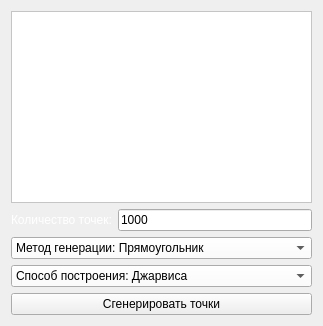
      <widget class="QWidget" name="tab_3">
       <attribute name="title">
        <string>Выпуклая оболочка</string>
       </attribute>
       <layout class="QVBoxLayout" name="verticalLayout_4">
        <item>
         <widget class="MyGraphicsView" name="ShellView_graphicsView">
          <property name="palette">
           <palette>
            <active>
             <colorrole role="WindowText">
              <brush brushstyle="SolidPattern">
               <color alpha="255">
                <red>0</red>
                <green>0</green>
                <blue>0</blue>
               </color>
              </brush>
             </colorrole>
             <colorrole role="Button">
              <brush brushstyle="SolidPattern">
               <color alpha="255">
                <red>255</red>
                <green>255</green>
                <blue>255</blue>
               </color>
              </brush>
             </colorrole>
             <colorrole role="Light">
              <brush brushstyle="SolidPattern">
               <color alpha="255">
                <red>255</red>
                <green>255</green>
                <blue>255</blue>
               </color>
              </brush>
             </colorrole>
             <colorrole role="Midlight">
              <brush brushstyle="SolidPattern">
               <color alpha="255">
                <red>255</red>
                <green>255</green>
                <blue>255</blue>
               </color>
              </brush>
             </colorrole>
             <colorrole role="Dark">
              <brush brushstyle="SolidPattern">
               <color alpha="255">
                <red>127</red>
                <green>127</green>
                <blue>127</blue>
               </color>
              </brush>
             </colorrole>
             <colorrole role="Mid">
              <brush brushstyle="SolidPattern">
               <color alpha="255">
                <red>170</red>
                <green>170</green>
                <blue>170</blue>
               </color>
              </brush>
             </colorrole>
             <colorrole role="Text">
              <brush brushstyle="SolidPattern">
               <color alpha="255">
                <red>0</red>
                <green>0</green>
                <blue>0</blue>
               </color>
              </brush>
             </colorrole>
             <colorrole role="BrightText">
              <brush brushstyle="SolidPattern">
               <color alpha="255">
                <red>255</red>
                <green>255</green>
                <blue>255</blue>
               </color>
              </brush>
             </colorrole>
             <colorrole role="ButtonText">
              <brush brushstyle="SolidPattern">
               <color alpha="255">
                <red>0</red>
                <green>0</green>
                <blue>0</blue>
               </color>
              </brush>
             </colorrole>
             <colorrole role="Base">
              <brush brushstyle="SolidPattern">
               <color alpha="255">
                <red>255</red>
                <green>255</green>
                <blue>255</blue>
               </color>
              </brush>
             </colorrole>
             <colorrole role="Window">
              <brush brushstyle="SolidPattern">
               <color alpha="255">
                <red>255</red>
                <green>255</green>
                <blue>255</blue>
               </color>
              </brush>
             </colorrole>
             <colorrole role="Shadow">
              <brush brushstyle="SolidPattern">
               <color alpha="255">
                <red>0</red>
                <green>0</green>
                <blue>0</blue>
               </color>
              </brush>
             </colorrole>
             <colorrole role="AlternateBase">
              <brush brushstyle="SolidPattern">
               <color alpha="255">
                <red>255</red>
                <green>255</green>
                <blue>255</blue>
               </color>
              </brush>
             </colorrole>
             <colorrole role="ToolTipBase">
              <brush brushstyle="SolidPattern">
               <color alpha="255">
                <red>255</red>
                <green>255</green>
                <blue>220</blue>
               </color>
              </brush>
             </colorrole>
             <colorrole role="ToolTipText">
              <brush brushstyle="SolidPattern">
               <color alpha="255">
                <red>0</red>
                <green>0</green>
                <blue>0</blue>
               </color>
              </brush>
             </colorrole>
             <colorrole role="PlaceholderText">
              <brush brushstyle="SolidPattern">
               <color alpha="128">
                <red>0</red>
                <green>0</green>
                <blue>0</blue>
               </color>
              </brush>
             </colorrole>
            </active>
            <inactive>
             <colorrole role="WindowText">
              <brush brushstyle="SolidPattern">
               <color alpha="255">
                <red>0</red>
                <green>0</green>
                <blue>0</blue>
               </color>
              </brush>
             </colorrole>
             <colorrole role="Button">
              <brush brushstyle="SolidPattern">
               <color alpha="255">
                <red>255</red>
                <green>255</green>
                <blue>255</blue>
               </color>
              </brush>
             </colorrole>
             <colorrole role="Light">
              <brush brushstyle="SolidPattern">
               <color alpha="255">
                <red>255</red>
                <green>255</green>
                <blue>255</blue>
               </color>
              </brush>
             </colorrole>
             <colorrole role="Midlight">
              <brush brushstyle="SolidPattern">
               <color alpha="255">
                <red>255</red>
                <green>255</green>
                <blue>255</blue>
               </color>
              </brush>
             </colorrole>
             <colorrole role="Dark">
              <brush brushstyle="SolidPattern">
               <color alpha="255">
                <red>127</red>
                <green>127</green>
                <blue>127</blue>
               </color>
              </brush>
             </colorrole>
             <colorrole role="Mid">
              <brush brushstyle="SolidPattern">
               <color alpha="255">
                <red>170</red>
                <green>170</green>
                <blue>170</blue>
               </color>
              </brush>
             </colorrole>
             <colorrole role="Text">
              <brush brushstyle="SolidPattern">
               <color alpha="255">
                <red>0</red>
                <green>0</green>
                <blue>0</blue>
               </color>
              </brush>
             </colorrole>
             <colorrole role="BrightText">
              <brush brushstyle="SolidPattern">
               <color alpha="255">
                <red>255</red>
                <green>255</green>
                <blue>255</blue>
               </color>
              </brush>
             </colorrole>
             <colorrole role="ButtonText">
              <brush brushstyle="SolidPattern">
               <color alpha="255">
                <red>0</red>
                <green>0</green>
                <blue>0</blue>
               </color>
              </brush>
             </colorrole>
             <colorrole role="Base">
              <brush brushstyle="SolidPattern">
               <color alpha="255">
                <red>255</red>
                <green>255</green>
                <blue>255</blue>
               </color>
              </brush>
             </colorrole>
             <colorrole role="Window">
              <brush brushstyle="SolidPattern">
               <color alpha="255">
                <red>255</red>
                <green>255</green>
                <blue>255</blue>
               </color>
              </brush>
             </colorrole>
             <colorrole role="Shadow">
              <brush brushstyle="SolidPattern">
               <color alpha="255">
                <red>0</red>
                <green>0</green>
                <blue>0</blue>
               </color>
              </brush>
             </colorrole>
             <colorrole role="AlternateBase">
              <brush brushstyle="SolidPattern">
               <color alpha="255">
                <red>255</red>
                <green>255</green>
                <blue>255</blue>
               </color>
              </brush>
             </colorrole>
             <colorrole role="ToolTipBase">
              <brush brushstyle="SolidPattern">
               <color alpha="255">
                <red>255</red>
                <green>255</green>
                <blue>220</blue>
               </color>
              </brush>
             </colorrole>
             <colorrole role="ToolTipText">
              <brush brushstyle="SolidPattern">
               <color alpha="255">
                <red>0</red>
                <green>0</green>
                <blue>0</blue>
               </color>
              </brush>
             </colorrole>
             <colorrole role="PlaceholderText">
              <brush brushstyle="SolidPattern">
               <color alpha="128">
                <red>0</red>
                <green>0</green>
                <blue>0</blue>
               </color>
              </brush>
             </colorrole>
            </inactive>
            <disabled>
             <colorrole role="WindowText">
              <brush brushstyle="SolidPattern">
               <color alpha="255">
                <red>127</red>
                <green>127</green>
                <blue>127</blue>
               </color>
              </brush>
             </colorrole>
             <colorrole role="Button">
              <brush brushstyle="SolidPattern">
               <color alpha="255">
                <red>255</red>
                <green>255</green>
                <blue>255</blue>
               </color>
              </brush>
             </colorrole>
             <colorrole role="Light">
              <brush brushstyle="SolidPattern">
               <color alpha="255">
                <red>255</red>
                <green>255</green>
                <blue>255</blue>
               </color>
              </brush>
             </colorrole>
             <colorrole role="Midlight">
              <brush brushstyle="SolidPattern">
               <color alpha="255">
                <red>255</red>
                <green>255</green>
                <blue>255</blue>
               </color>
              </brush>
             </colorrole>
             <colorrole role="Dark">
              <brush brushstyle="SolidPattern">
               <color alpha="255">
                <red>127</red>
                <green>127</green>
                <blue>127</blue>
               </color>
              </brush>
             </colorrole>
             <colorrole role="Mid">
              <brush brushstyle="SolidPattern">
               <color alpha="255">
                <red>170</red>
                <green>170</green>
                <blue>170</blue>
               </color>
              </brush>
             </colorrole>
             <colorrole role="Text">
              <brush brushstyle="SolidPattern">
               <color alpha="255">
                <red>127</red>
                <green>127</green>
                <blue>127</blue>
               </color>
              </brush>
             </colorrole>
             <colorrole role="BrightText">
              <brush brushstyle="SolidPattern">
               <color alpha="255">
                <red>255</red>
                <green>255</green>
                <blue>255</blue>
               </color>
              </brush>
             </colorrole>
             <colorrole role="ButtonText">
              <brush brushstyle="SolidPattern">
               <color alpha="255">
                <red>127</red>
                <green>127</green>
                <blue>127</blue>
               </color>
              </brush>
             </colorrole>
             <colorrole role="Base">
              <brush brushstyle="SolidPattern">
               <color alpha="255">
                <red>255</red>
                <green>255</green>
                <blue>255</blue>
               </color>
              </brush>
             </colorrole>
             <colorrole role="Window">
              <brush brushstyle="SolidPattern">
               <color alpha="255">
                <red>255</red>
                <green>255</green>
                <blue>255</blue>
               </color>
              </brush>
             </colorrole>
             <colorrole role="Shadow">
              <brush brushstyle="SolidPattern">
               <color alpha="255">
                <red>0</red>
                <green>0</green>
                <blue>0</blue>
               </color>
              </brush>
             </colorrole>
             <colorrole role="AlternateBase">
              <brush brushstyle="SolidPattern">
               <color alpha="255">
                <red>255</red>
                <green>255</green>
                <blue>255</blue>
               </color>
              </brush>
             </colorrole>
             <colorrole role="ToolTipBase">
              <brush brushstyle="SolidPattern">
               <color alpha="255">
                <red>255</red>
                <green>255</green>
                <blue>220</blue>
               </color>
              </brush>
             </colorrole>
             <colorrole role="ToolTipText">
              <brush brushstyle="SolidPattern">
               <color alpha="255">
                <red>0</red>
                <green>0</green>
                <blue>0</blue>
               </color>
              </brush>
             </colorrole>
             <colorrole role="PlaceholderText">
              <brush brushstyle="SolidPattern">
               <color alpha="128">
                <red>0</red>
                <green>0</green>
                <blue>0</blue>
               </color>
              </brush>
             </colorrole>
            </disabled>
           </palette>
          </property>
         </widget>
        </item>
        <item>
         <layout class="QHBoxLayout" name="horizontalLayout">
          <item>
           <widget class="QLabel" name="label_3">
            <property name="sizePolicy">
             <sizepolicy hsizetype="Fixed" vsizetype="Minimum">
              <horstretch>0</horstretch>
              <verstretch>0</verstretch>
             </sizepolicy>
            </property>
            <property name="palette">
             <palette>
              <active>
               <colorrole role="WindowText">
                <brush brushstyle="SolidPattern">
                 <color alpha="255">
                  <red>255</red>
                  <green>255</green>
                  <blue>255</blue>
                 </color>
                </brush>
               </colorrole>
              </active>
              <inactive>
               <colorrole role="WindowText">
                <brush brushstyle="SolidPattern">
                 <color alpha="255">
                  <red>255</red>
                  <green>255</green>
                  <blue>255</blue>
                 </color>
                </brush>
               </colorrole>
              </inactive>
              <disabled>
               <colorrole role="WindowText">
                <brush brushstyle="SolidPattern">
                 <color alpha="255">
                  <red>26</red>
                  <green>26</green>
                  <blue>39</blue>
                 </color>
                </brush>
               </colorrole>
              </disabled>
             </palette>
            </property>
            <property name="text">
             <string>Количество точек:</string>
            </property>
           </widget>
          </item>
          <item>
           <widget class="QLineEdit" name="ShellPointCount_lineEdit">
            <property name="inputMethodHints">
             <set>Qt::ImhPreferNumbers</set>
            </property>
            <property name="text">
             <string>1000</string>
            </property>
           </widget>
          </item>
         </layout>
        </item>
        <item>
         <widget class="QComboBox" name="GenerateMethod_comboBox">
          <property name="palette">
           <palette>
            <active>
             <colorrole role="Button">
              <brush brushstyle="SolidPattern">
               <color alpha="255">
                <red>255</red>
                <green>255</green>
                <blue>255</blue>
               </color>
              </brush>
             </colorrole>
             <colorrole role="ButtonText">
              <brush brushstyle="SolidPattern">
               <color alpha="255">
                <red>0</red>
                <green>0</green>
                <blue>0</blue>
               </color>
              </brush>
             </colorrole>
             <colorrole role="Base">
              <brush brushstyle="SolidPattern">
               <color alpha="255">
                <red>255</red>
                <green>255</green>
                <blue>255</blue>
               </color>
              </brush>
             </colorrole>
            </active>
            <inactive>
             <colorrole role="Button">
              <brush brushstyle="SolidPattern">
               <color alpha="255">
                <red>255</red>
                <green>255</green>
                <blue>255</blue>
               </color>
              </brush>
             </colorrole>
             <colorrole role="ButtonText">
              <brush brushstyle="SolidPattern">
               <color alpha="255">
                <red>0</red>
                <green>0</green>
                <blue>0</blue>
               </color>
              </brush>
             </colorrole>
             <colorrole role="Base">
              <brush brushstyle="SolidPattern">
               <color alpha="255">
                <red>255</red>
                <green>255</green>
                <blue>255</blue>
               </color>
              </brush>
             </colorrole>
            </inactive>
            <disabled>
             <colorrole role="Button">
              <brush brushstyle="SolidPattern">
               <color alpha="255">
                <red>255</red>
                <green>255</green>
                <blue>255</blue>
               </color>
              </brush>
             </colorrole>
             <colorrole role="ButtonText">
              <brush brushstyle="SolidPattern">
               <color alpha="255">
                <red>26</red>
                <green>26</green>
                <blue>39</blue>
               </color>
              </brush>
             </colorrole>
             <colorrole role="Base">
              <brush brushstyle="SolidPattern">
               <color alpha="255">
                <red>53</red>
                <green>53</green>
                <blue>79</blue>
               </color>
              </brush>
             </colorrole>
            </disabled>
           </palette>
          </property>
          <item>
           <property name="text">
            <string>Метод генерации: Прямоугольник</string>
           </property>
          </item>
          <item>
           <property name="text">
            <string>Метод генерации: Круг</string>
           </property>
          </item>
          <item>
           <property name="text">
            <string>Метод генерации: Нормальное распределение</string>
           </property>
          </item>
         </widget>
        </item>
        <item>
         <widget class="QComboBox" name="BuildMethod_comboBox">
          <property name="palette">
           <palette>
            <active>
             <colorrole role="Button">
              <brush brushstyle="SolidPattern">
               <color alpha="255">
                <red>255</red>
                <green>255</green>
                <blue>255</blue>
               </color>
              </brush>
             </colorrole>
             <colorrole role="ButtonText">
              <brush brushstyle="SolidPattern">
               <color alpha="255">
                <red>0</red>
                <green>0</green>
                <blue>0</blue>
               </color>
              </brush>
             </colorrole>
             <colorrole role="Base">
              <brush brushstyle="SolidPattern">
               <color alpha="255">
                <red>255</red>
                <green>255</green>
                <blue>255</blue>
               </color>
              </brush>
             </colorrole>
            </active>
            <inactive>
             <colorrole role="Button">
              <brush brushstyle="SolidPattern">
               <color alpha="255">
                <red>255</red>
                <green>255</green>
                <blue>255</blue>
               </color>
              </brush>
             </colorrole>
             <colorrole role="ButtonText">
              <brush brushstyle="SolidPattern">
               <color alpha="255">
                <red>0</red>
                <green>0</green>
                <blue>0</blue>
               </color>
              </brush>
             </colorrole>
             <colorrole role="Base">
              <brush brushstyle="SolidPattern">
               <color alpha="255">
                <red>255</red>
                <green>255</green>
                <blue>255</blue>
               </color>
              </brush>
             </colorrole>
            </inactive>
            <disabled>
             <colorrole role="Button">
              <brush brushstyle="SolidPattern">
               <color alpha="255">
                <red>255</red>
                <green>255</green>
                <blue>255</blue>
               </color>
              </brush>
             </colorrole>
             <colorrole role="ButtonText">
              <brush brushstyle="SolidPattern">
               <color alpha="255">
                <red>26</red>
                <green>26</green>
                <blue>39</blue>
               </color>
              </brush>
             </colorrole>
             <colorrole role="Base">
              <brush brushstyle="SolidPattern">
               <color alpha="255">
                <red>53</red>
                <green>53</green>
                <blue>79</blue>
               </color>
              </brush>
             </colorrole>
            </disabled>
           </palette>
          </property>
          <item>
           <property name="text">
            <string>Способ построения: Джарвиса</string>
           </property>
          </item>
          <item>
           <property name="text">
            <string>Способ построения: Грэхема</string>
           </property>
          </item>
         </widget>
        </item>
        <item>
         <widget class="QPushButton" name="GenerateShell_pushButton">
          <property name="palette">
           <palette>
            <active>
             <colorrole role="ButtonText">
              <brush brushstyle="SolidPattern">
               <color alpha="255">
                <red>0</red>
                <green>0</green>
                <blue>0</blue>
               </color>
              </brush>
             </colorrole>
            </active>
            <inactive>
             <colorrole role="ButtonText">
              <brush brushstyle="SolidPattern">
               <color alpha="255">
                <red>0</red>
                <green>0</green>
                <blue>0</blue>
               </color>
              </brush>
             </colorrole>
            </inactive>
            <disabled>
             <colorrole role="ButtonText">
              <brush brushstyle="SolidPattern">
               <color alpha="255">
                <red>26</red>
                <green>26</green>
                <blue>39</blue>
               </color>
              </brush>
             </colorrole>
            </disabled>
           </palette>
          </property>
          <property name="text">
           <string>Сгенерировать точки</string>
          </property>
         </widget>
        </item>
       </layout>
      </widget>
